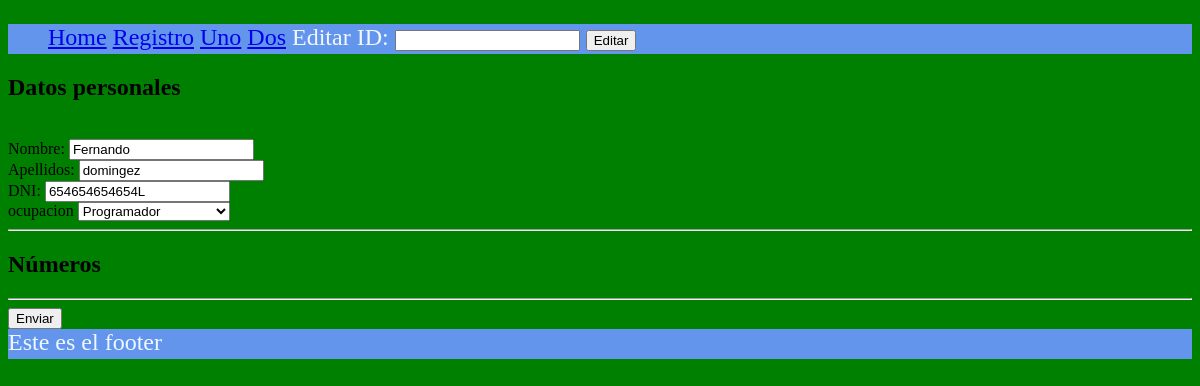
The app's page /editar/3 with its own data.
### tables this page shows
CREATE TABLE persona(
            id integer primary key autoincrement,
            nombre text,
            apellidos text,
            dni text, id_ocupation INTEGER, id_numero INTEGER);

CREATE TABLE "T_ocupation" (
	id INTEGER NOT NULL PRIMARY KEY AUTOINCREMENT,
	description INTEGER NOT NULL
);

### app.py (the view)
@route('/editar')
@route('/editar/<id:int>')
@jinja2_view('formulario.html')
def mi_form(id=None):#none para que sea opcional
    cnx = sqlite3.connect(BASE_DATOS)
    consulta_d = 'select * from T_ocupation'
    cursor = cnx.execute(consulta_d)
    ocupaciones = cursor.fetchall()
    if id is None:
        return {'ocupaciones': ocupaciones}
    else:
        consulta = "select id,nombre,apellidos,dni, id_ocupation from persona where id = ?"
        cursor = cnx.execute(consulta,(id,)) # la coma dice que es una tupla (id,)
        filas = cursor.fetchone() # obtener una fila para procesarla
    cnx.close()
    return {'datos': filas,'ocupaciones': ocupaciones}

### templates/base.html (shortened to what this page needs)
<!DOCTYPE html>
<html lang="en">
<head>
    <link rel="stylesheet" href="/static/estilos.css">
</head>
<body>
    {%include 'inc_header.html'%}
    {%block content%}{%endblock%}
    {%include 'inc_footer.html'%}
</body>
</html>

### templates/formulario.html (shortened to what this page needs)
{%extends 'base.html'%}
{%block content%}
<form action="/guardar" method="post">
    <h2>Datos personales</h2>
    <input type="hidden" id="id" name="id" value="{%if datos%}{{datos[0]}}{%endif%}"><br/>
    <label for="nombre">Nombre: </label>
    <input type="text" id="nombre" name="nombre" value="{%if datos%}{{datos[1]}}{%endif%}"><br/>
    <label for="apellidos">Apellidos: </label>
    <input type="text" id="apellidos" name="apellidos" value="{%if datos%}{{datos[2]}}{%endif%}"><br/>
    <label for="dni">DNI: </label>
    <input type="text" id="dni" name="dni" value="{%if datos%}{{datos[3]}}{%endif%}"><br/>
    <label for="ocupacion">ocupacion</label>
        <select id="ocupacion" name="ocupacion">
            {% for o in ocupaciones%}
                <option value="{{o[0]}}" {%if (datos) and (datos[4] == o[0]) %} selected {%endif%} >{{o[1]}}</option>
            {%endfor%}
        </select>
    <br/>
    <hr>
        <h2>Números</h2>
    <hr/>
    <input type="submit" value="Enviar">
</form>
{%endblock%}

### records on screen
persona: nombre "Fernando", apellidos "domingez", dni "654654654654L", ocupacion "Programador"
